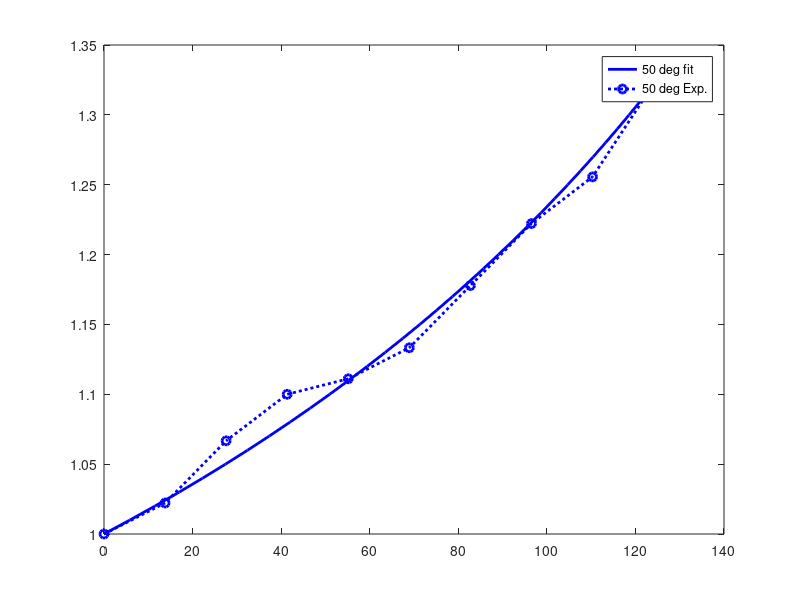

This chart was generated by the following MATLAB code: (Note: this script raises an error after producing the figure.)

% close all
lambda1 = [1.000:.01:1.34];






        C1 = 0.4386 ; C2 =  0;% for corrected
Pvslambda =  lambda1.^(-3).*(0.148534E3+(-0.1E1).*lambda1.^2+(-0.20813E2).*(4+( ...
  -0.685783E0).*lambda1.^2+0.230851E-2.*lambda1.^4).^(1/2)).^(-2).*( ...
  0.577572E3+0.1E1.*lambda1.^4+(-0.103047E4).*(4+(-0.685783E0).* ...
  lambda1.^2+0.230851E-2.*lambda1.^4).^(1/2)+lambda1.^2.*(( ...
  -0.198045E3)+0.20813E2.*(4+(-0.685783E0).*lambda1.^2+0.230851E-2.* ...
  lambda1.^4).^(1/2))).^(-1).*(C1.*((-0.241032E7)+(-0.249144E2).* ...
  lambda1.^10+0.430037E7.*(4+(-0.685783E0).*lambda1.^2+0.230851E-2.* ...
  lambda1.^4).^(1/2)+lambda1.^4.*(0.605986E7+(-0.612037E7).*(4+( ...
  -0.685783E0).*lambda1.^2+0.230851E-2.*lambda1.^4).^(1/2))+ ...
  lambda1.^2.*(0.61986E6+(-0.579044E5).*(4+(-0.685783E0).* ...
  lambda1.^2+0.230851E-2.*lambda1.^4).^(1/2))+lambda1.^8.*( ...
  0.111019E5+(-0.518543E3).*(4+(-0.685783E0).*lambda1.^2+ ...
  0.230851E-2.*lambda1.^4).^(1/2))+lambda1.^6.*((-0.114015E7)+ ...
  0.154042E6.*(4+(-0.685783E0).*lambda1.^2+0.230851E-2.*lambda1.^4) ...
  .^(1/2)))+C2.*((-0.653129E7)+0.925926E0.*lambda1.^12+0.628398E7.*( ...
  4+(-0.685783E0).*lambda1.^2+0.230851E-2.*lambda1.^4).^(1/2)+ ...
  lambda1.^4.*(0.138163E8+(-0.978227E7).*(4+(-0.685783E0).* ...
  lambda1.^2+0.230851E-2.*lambda1.^4).^(1/2))+lambda1.^2.*( ...
  0.116373E7+(-0.156904E6).*(4+(-0.685783E0).*lambda1.^2+ ...
  0.230851E-2.*lambda1.^4).^(1/2))+lambda1.^8.*(0.731022E5+( ...
  -0.715607E4).*(4+(-0.685783E0).*lambda1.^2+0.230851E-2.* ...
  lambda1.^4).^(1/2))+lambda1.^10.*((-0.481359E3)+0.192713E2.*(4+( ...
  -0.685783E0).*lambda1.^2+0.230851E-2.*lambda1.^4).^(1/2))+ ...
  lambda1.^6.*((-0.304356E7)+0.654445E6.*(4+(-0.685783E0).* ...
  lambda1.^2+0.230851E-2.*lambda1.^4).^(1/2))));
plot(Pvslambda*145.08*6.89476,lambda1,'b','linewidth',2)
hold on
% Material_fit = [-Pvslambda'*145.08 lambda1'];
% save('Material_fit_6088.mat','Material_fit');




P_exp = [0:2:18]*6.89476;
lambda1_exp =  [  1.0000    1.0222    1.0667    1.1000    1.1111    1.1333   ...
                    1.1778    1.2222    1.2556    1.3222];
% plot(P_exp,lambda1_exp,'bo:','linewidth',2)
% h = legend('Corrected angles (65,86)','Experimental');
% h.FontSize = 14;
% h.FontWeight = 'bold';
% xlim([0 max(P_exp)])
% grid on
% title ('Mooney Rivlin fit (70,88)','Fontweight','bold','fontsize',12)
% 
% set(gca,'linewidth',1.5,'FontSize',16,'fontweight','bold')
% xlabel('Pressure (in psi)','fontweight','bold','fontsize',20)
% ylabel('\lambda_1','fontweight','bold','fontsize',20)
plot(P_exp,lambda1_exp,'bo:','linewidth',2)
h = legend('50 deg fit','50 deg Exp.','60 deg fit','60 deg Exp.','70 deg fit','70 deg Exp.');
h.FontSize = 12;
h.Location = 'northwest';

xlim([0 max(abs(Pvslambda)*145.08*6.89476)])
grid on


set(gca,'linewidth',2,'FontSize',12)

xlabel('Pressure (in kPa)','fontweight','bold','fontsize',12)
ylabel('\lambda_1','fontweight','bold','fontsize',12)
set(gcf, 'Position', [100, 100, 600, 600])
